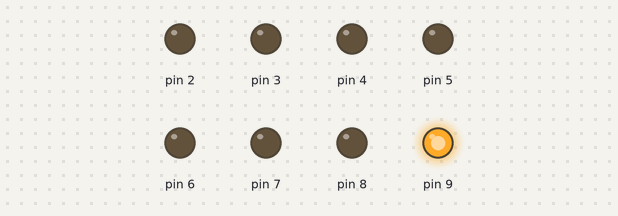
A sketch run on a simulated Arduino Uno, built with avr-gcc and run on an emulated ATmega328P. On the bench: output pins drawn as LEDs (lit = HIGH).

Above: at 0.02 s.
At 0.37 s:
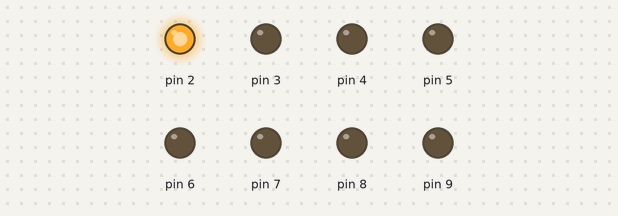
At 0.72 s:
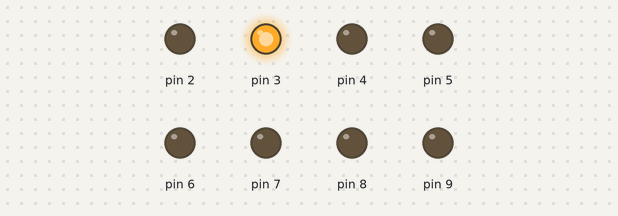
At 1.47 s:
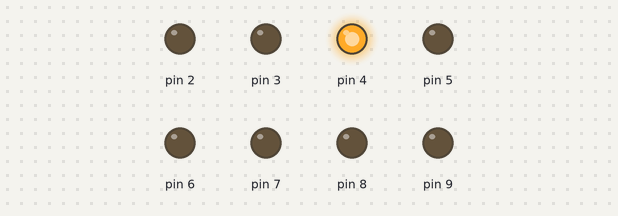
At 2.17 s:
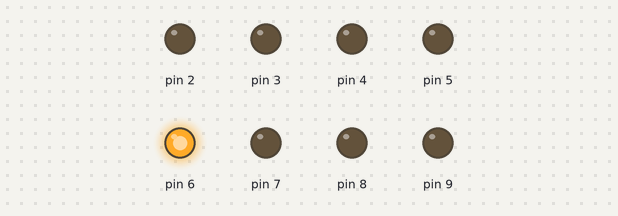
At 2.92 s:
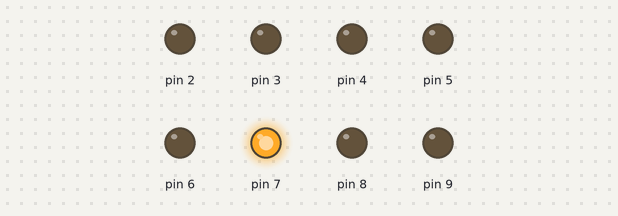
Timing chart, 0 to 3.2 s (numbered marks = the images above):
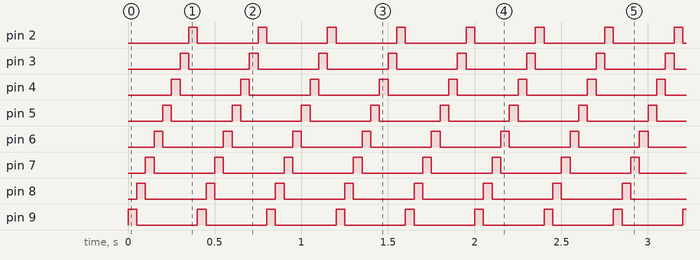

Measured:
- by itself, pin 2–9: alternates HIGH for 0.05 s and LOW for 0.35 s
- by itself, everything shown: repeats every 0.40 s, in 8 steps

The sketch:

basic_setup.ino
```cpp
void setup() {
    for (int x = 2; x <= 9; x++){
        pinMode(x, OUTPUT);
    }
}

void loop() {
    for (int x = 9; x >= 2; x--) {
        digitalWrite(x, HIGH);
        delay(50);
        digitalWrite(x, LOW);
    }
}
```
